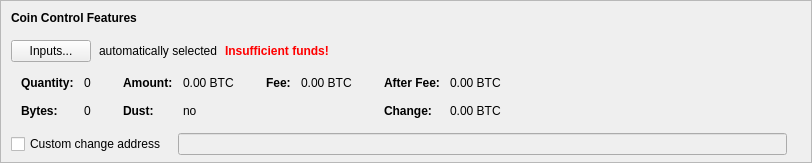
    <widget class="QFrame" name="frameCoinControl">
     <property name="sizePolicy">
      <sizepolicy hsizetype="Expanding" vsizetype="Fixed">
       <horstretch>0</horstretch>
       <verstretch>0</verstretch>
      </sizepolicy>
     </property>
     <property name="maximumSize">
      <size>
       <width>16777215</width>
       <height>16777215</height>
      </size>
     </property>
     <property name="frameShape">
      <enum>QFrame::StyledPanel</enum>
     </property>
     <property name="frameShadow">
      <enum>QFrame::Sunken</enum>
     </property>
     <layout class="QVBoxLayout" name="verticalLayoutCoinControl2">
      <property name="spacing">
       <number>0</number>
      </property>
      <property name="leftMargin">
       <number>0</number>
      </property>
      <property name="topMargin">
       <number>0</number>
      </property>
      <property name="rightMargin">
       <number>0</number>
      </property>
      <property name="bottomMargin">
       <number>6</number>
      </property>
      <item>
       <layout class="QVBoxLayout" name="verticalLayoutCoinControl" stretch="0,0,0,0,1">
        <property name="spacing">
         <number>0</number>
        </property>
        <property name="leftMargin">
         <number>10</number>
        </property>
        <property name="topMargin">
         <number>10</number>
        </property>
        <item>
         <layout class="QHBoxLayout" name="horizontalLayoutCoinControl1">
          <property name="bottomMargin">
           <number>15</number>
          </property>
          <item>
           <widget class="QLabel" name="labelCoinControlFeatures">
            <property name="sizePolicy">
             <sizepolicy hsizetype="Preferred" vsizetype="Maximum">
              <horstretch>0</horstretch>
              <verstretch>0</verstretch>
             </sizepolicy>
            </property>
            <property name="font">
             <font>
              <weight>75</weight>
              <bold>true</bold>
             </font>
            </property>
            <property name="styleSheet">
             <string notr="true">font-weight:bold;</string>
            </property>
            <property name="text">
             <string>Coin Control Features</string>
            </property>
           </widget>
          </item>
         </layout>
        </item>
        <item>
         <layout class="QHBoxLayout" name="horizontalLayoutCoinControl2" stretch="0,0,0,0">
          <property name="spacing">
           <number>8</number>
          </property>
          <property name="bottomMargin">
           <number>10</number>
          </property>
          <item>
           <widget class="QPushButton" name="pushButtonCoinControl">
            <property name="styleSheet">
             <string notr="true"/>
            </property>
            <property name="text">
             <string>Inputs...</string>
            </property>
            <property name="autoDefault">
             <bool>false</bool>
            </property>
           </widget>
          </item>
          <item>
           <widget class="QLabel" name="labelCoinControlAutomaticallySelected">
            <property name="text">
             <string>automatically selected</string>
            </property>
            <property name="margin">
             <number>5</number>
            </property>
           </widget>
          </item>
          <item>
           <widget class="QLabel" name="labelCoinControlInsuffFunds">
            <property name="font">
             <font>
              <weight>75</weight>
              <bold>true</bold>
             </font>
            </property>
            <property name="styleSheet">
             <string notr="true">color:red;font-weight:bold;</string>
            </property>
            <property name="text">
             <string>Insufficient funds!</string>
            </property>
            <property name="margin">
             <number>5</number>
            </property>
           </widget>
          </item>
          <item>
           <spacer name="horizontalSpacerCoinControl">
            <property name="orientation">
             <enum>Qt::Horizontal</enum>
            </property>
            <property name="sizeHint" stdset="0">
             <size>
              <width>40</width>
              <height>1</height>
             </size>
            </property>
           </spacer>
          </item>
         </layout>
        </item>
        <item>
         <widget class="QWidget" name="widgetCoinControl" native="true">
          <property name="sizePolicy">
           <sizepolicy hsizetype="Preferred" vsizetype="Preferred">
            <horstretch>0</horstretch>
            <verstretch>0</verstretch>
           </sizepolicy>
          </property>
          <property name="minimumSize">
           <size>
            <width>0</width>
            <height>0</height>
           </size>
          </property>
          <property name="styleSheet">
           <string notr="true"/>
          </property>
          <layout class="QHBoxLayout" name="horizontalLayoutCoinControl5">
           <property name="leftMargin">
            <number>0</number>
           </property>
           <property name="topMargin">
            <number>0</number>
           </property>
           <property name="rightMargin">
            <number>0</number>
           </property>
           <property name="bottomMargin">
            <number>0</number>
           </property>
           <item>
            <layout class="QHBoxLayout" name="horizontalLayoutCoinControl3" stretch="0,0,0,1">
             <property name="spacing">
              <number>20</number>
             </property>
             <property name="topMargin">
              <number>0</number>
             </property>
             <property name="bottomMargin">
              <number>10</number>
             </property>
             <item>
              <layout class="QFormLayout" name="formLayoutCoinControl1">
               <property name="horizontalSpacing">
                <number>10</number>
               </property>
               <property name="verticalSpacing">
                <number>14</number>
               </property>
               <property name="leftMargin">
                <number>10</number>
               </property>
               <property name="topMargin">
                <number>4</number>
               </property>
               <property name="rightMargin">
                <number>6</number>
               </property>
               <item row="0" column="0">
                <widget class="QLabel" name="labelCoinControlQuantityText">
                 <property name="font">
                  <font>
                   <weight>75</weight>
                   <bold>true</bold>
                  </font>
                 </property>
                 <property name="text">
                  <string>Quantity:</string>
                 </property>
                 <property name="margin">
                  <number>0</number>
                 </property>
                </widget>
               </item>
               <item row="0" column="1">
                <widget class="QLabel" name="labelCoinControlQuantity">
                 <property name="cursor">
                  <cursorShape>IBeamCursor</cursorShape>
                 </property>
                 <property name="contextMenuPolicy">
                  <enum>Qt::ActionsContextMenu</enum>
                 </property>
                 <property name="text">
                  <string notr="true">0</string>
                 </property>
                 <property name="margin">
                  <number>0</number>
                 </property>
                 <property name="textInteractionFlags">
                  <set>Qt::LinksAccessibleByMouse|Qt::TextSelectableByKeyboard|Qt::TextSelectableByMouse</set>
                 </property>
                </widget>
               </item>
               <item row="1" column="0">
                <widget class="QLabel" name="labelCoinControlBytesText">
                 <property name="font">
                  <font>
                   <weight>75</weight>
                   <bold>true</bold>
                  </font>
                 </property>
                 <property name="text">
                  <string>Bytes:</string>
                 </property>
                </widget>
               </item>
               <item row="1" column="1">
                <widget class="QLabel" name="labelCoinControlBytes">
                 <property name="cursor">
                  <cursorShape>IBeamCursor</cursorShape>
                 </property>
                 <property name="contextMenuPolicy">
                  <enum>Qt::ActionsContextMenu</enum>
                 </property>
                 <property name="text">
                  <string notr="true">0</string>
                 </property>
                 <property name="textInteractionFlags">
                  <set>Qt::LinksAccessibleByMouse|Qt::TextSelectableByKeyboard|Qt::TextSelectableByMouse</set>
                 </property>
                </widget>
               </item>
              </layout>
             </item>
             <item>
              <layout class="QFormLayout" name="formLayoutCoinControl2">
               <property name="horizontalSpacing">
                <number>10</number>
               </property>
               <property name="verticalSpacing">
                <number>14</number>
               </property>
               <property name="leftMargin">
                <number>6</number>
               </property>
               <property name="topMargin">
                <number>4</number>
               </property>
               <property name="rightMargin">
                <number>6</number>
               </property>
               <item row="0" column="0">
                <widget class="QLabel" name="labelCoinControlAmountText">
                 <property name="font">
                  <font>
                   <weight>75</weight>
                   <bold>true</bold>
                  </font>
                 </property>
                 <property name="text">
                  <string>Amount:</string>
                 </property>
                 <property name="margin">
                  <number>0</number>
                 </property>
                </widget>
               </item>
               <item row="0" column="1">
                <widget class="QLabel" name="labelCoinControlAmount">
                 <property name="cursor">
                  <cursorShape>IBeamCursor</cursorShape>
                 </property>
                 <property name="contextMenuPolicy">
                  <enum>Qt::ActionsContextMenu</enum>
                 </property>
                 <property name="text">
                  <string notr="true">0.00 BTC</string>
                 </property>
                 <property name="textInteractionFlags">
                  <set>Qt::LinksAccessibleByMouse|Qt::TextSelectableByKeyboard|Qt::TextSelectableByMouse</set>
                 </property>
                </widget>
               </item>
               <item row="1" column="0">
                <widget class="QLabel" name="labelCoinControlLowOutputText">
                 <property name="font">
                  <font>
                   <weight>75</weight>
                   <bold>true</bold>
                  </font>
                 </property>
                 <property name="text">
                  <string>Dust:</string>
                 </property>
                </widget>
               </item>
               <item row="1" column="1">
                <widget class="QLabel" name="labelCoinControlLowOutput">
                 <property name="cursor">
                  <cursorShape>IBeamCursor</cursorShape>
                 </property>
                 <property name="contextMenuPolicy">
                  <enum>Qt::ActionsContextMenu</enum>
                 </property>
                 <property name="text">
                  <string notr="true">no</string>
                 </property>
                 <property name="textInteractionFlags">
                  <set>Qt::LinksAccessibleByMouse|Qt::TextSelectableByKeyboard|Qt::TextSelectableByMouse</set>
                 </property>
                </widget>
               </item>
              </layout>
             </item>
             <item>
              <layout class="QFormLayout" name="formLayoutCoinControl3">
               <property name="horizontalSpacing">
                <number>10</number>
               </property>
               <property name="verticalSpacing">
                <number>14</number>
               </property>
               <property name="leftMargin">
                <number>6</number>
               </property>
               <property name="topMargin">
                <number>4</number>
               </property>
               <property name="rightMargin">
                <number>6</number>
               </property>
               <item row="0" column="0">
                <widget class="QLabel" name="labelCoinControlFeeText">
                 <property name="font">
                  <font>
                   <weight>75</weight>
                   <bold>true</bold>
                  </font>
                 </property>
                 <property name="text">
                  <string>Fee:</string>
                 </property>
                 <property name="margin">
                  <number>0</number>
                 </property>
                </widget>
               </item>
               <item row="0" column="1">
                <widget class="QLabel" name="labelCoinControlFee">
                 <property name="cursor">
                  <cursorShape>IBeamCursor</cursorShape>
                 </property>
                 <property name="contextMenuPolicy">
                  <enum>Qt::ActionsContextMenu</enum>
                 </property>
                 <property name="text">
                  <string notr="true">0.00 BTC</string>
                 </property>
                 <property name="textInteractionFlags">
                  <set>Qt::LinksAccessibleByMouse|Qt::TextSelectableByKeyboard|Qt::TextSelectableByMouse</set>
                 </property>
                </widget>
               </item>
              </layout>
             </item>
             <item>
              <layout class="QFormLayout" name="formLayoutCoinControl4">
               <property name="horizontalSpacing">
                <number>10</number>
               </property>
               <property name="verticalSpacing">
                <number>14</number>
               </property>
               <property name="leftMargin">
                <number>6</number>
               </property>
               <property name="topMargin">
                <number>4</number>
               </property>
               <property name="rightMargin">
                <number>6</number>
               </property>
               <item row="0" column="0">
                <widget class="QLabel" name="labelCoinControlAfterFeeText">
                 <property name="font">
                  <font>
                   <weight>75</weight>
                   <bold>true</bold>
                  </font>
                 </property>
                 <property name="text">
                  <string>After Fee:</string>
                 </property>
                 <property name="margin">
                  <number>0</number>
                 </property>
                </widget>
               </item>
               <item row="0" column="1">
                <widget class="QLabel" name="labelCoinControlAfterFee">
                 <property name="cursor">
                  <cursorShape>IBeamCursor</cursorShape>
                 </property>
                 <property name="contextMenuPolicy">
                  <enum>Qt::ActionsContextMenu</enum>
                 </property>
                 <property name="text">
                  <string notr="true">0.00 BTC</string>
                 </property>
                 <property name="textInteractionFlags">
                  <set>Qt::LinksAccessibleByMouse|Qt::TextSelectableByKeyboard|Qt::TextSelectableByMouse</set>
                 </property>
                </widget>
               </item>
               <item row="1" column="0">
                <widget class="QLabel" name="labelCoinControlChangeText">
                 <property name="font">
                  <font>
                   <weight>75</weight>
                   <bold>true</bold>
                  </font>
                 </property>
                 <property name="text">
                  <string>Change:</string>
                 </property>
                </widget>
               </item>
               <item row="1" column="1">
                <widget class="QLabel" name="labelCoinControlChange">
                 <property name="cursor">
                  <cursorShape>IBeamCursor</cursorShape>
                 </property>
                 <property name="contextMenuPolicy">
                  <enum>Qt::ActionsContextMenu</enum>
                 </property>
                 <property name="text">
                  <string notr="true">0.00 BTC</string>
                 </property>
                 <property name="textInteractionFlags">
                  <set>Qt::LinksAccessibleByMouse|Qt::TextSelectableByKeyboard|Qt::TextSelectableByMouse</set>
                 </property>
                </widget>
               </item>
              </layout>
             </item>
            </layout>
           </item>
          </layout>
         </widget>
        </item>
        <item>
         <layout class="QHBoxLayout" name="horizontalLayoutCoinControl4" stretch="0,0,0">
          <property name="spacing">
           <number>12</number>
          </property>
          <property name="sizeConstraint">
           <enum>QLayout::SetDefaultConstraint</enum>
          </property>
          <property name="topMargin">
           <number>5</number>
          </property>
          <property name="rightMargin">
           <number>5</number>
          </property>
          <item>
           <widget class="QCheckBox" name="checkBoxCoinControlChange">
            <property name="toolTip">
             <string>If this is activated, but the change address is empty or invalid, change will be sent to a newly generated address.</string>
            </property>
            <property name="text">
             <string>Custom change address</string>
            </property>
           </widget>
          </item>
          <item>
           <widget class="QValidatedLineEdit" name="lineEditCoinControlChange">
            <property name="enabled">
             <bool>false</bool>
            </property>
            <property name="sizePolicy">
             <sizepolicy hsizetype="Expanding" vsizetype="Fixed">
              <horstretch>0</horstretch>
              <verstretch>0</verstretch>
             </sizepolicy>
            </property>
           </widget>
          </item>
          <item>
           <widget class="QLabel" name="labelCoinControlChangeLabel">
            <property name="sizePolicy">
             <sizepolicy hsizetype="Preferred" vsizetype="Expanding">
              <horstretch>0</horstretch>
              <verstretch>0</verstretch>
             </sizepolicy>
            </property>
            <property name="minimumSize">
             <size>
              <width>0</width>
              <height>0</height>
             </size>
            </property>
            <property name="text">
             <string/>
            </property>
            <property name="margin">
             <number>3</number>
            </property>
           </widget>
          </item>
         </layout>
        </item>
        <item>
         <spacer name="verticalSpacerCoinControl">
          <property name="orientation">
           <enum>Qt::Vertical</enum>
          </property>
          <property name="sizeHint" stdset="0">
           <size>
            <width>800</width>
            <height>1</height>
           </size>
          </property>
         </spacer>
        </item>
       </layout>
      </item>
     </layout>
    </widget>
